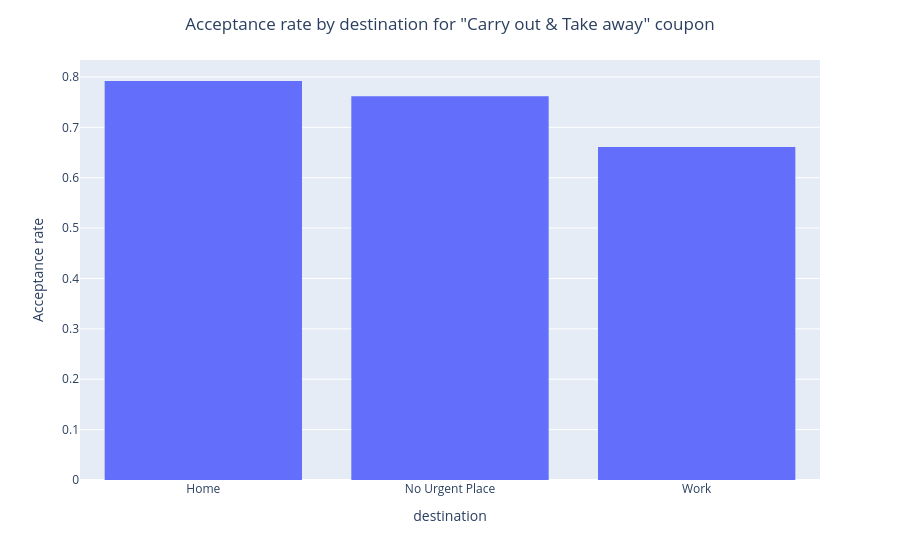
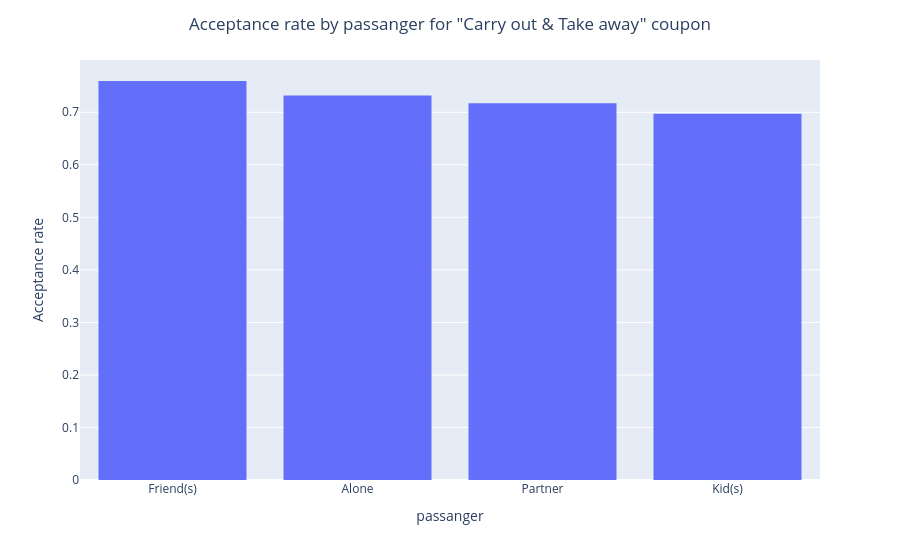
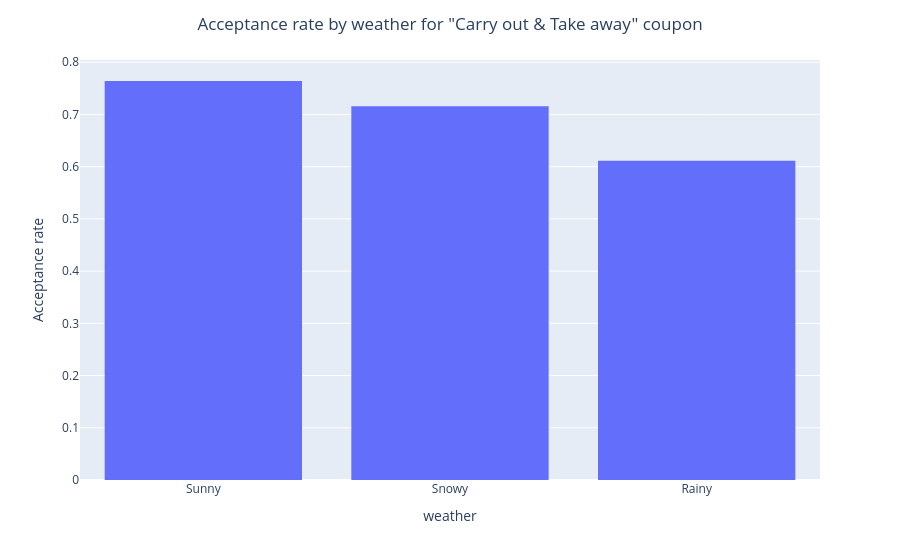
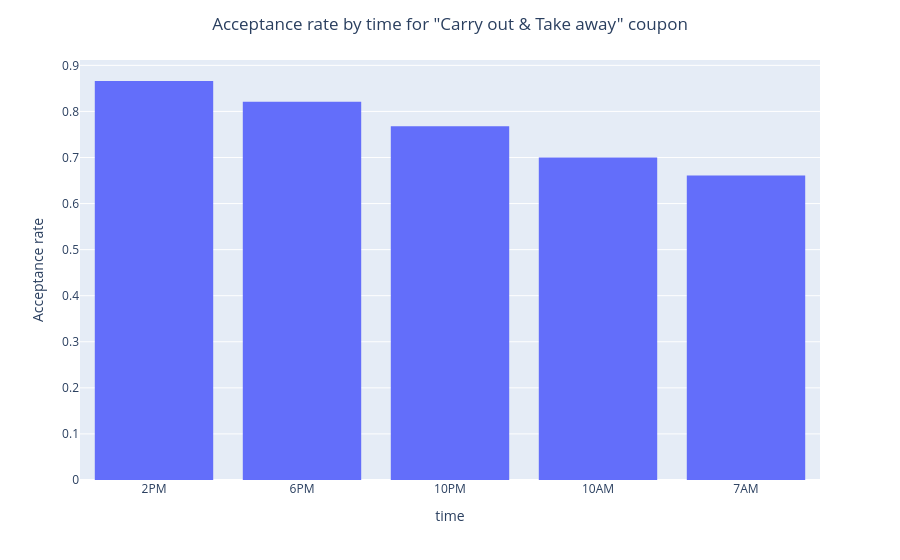

Notebook code cell kept with these figures, in order:
### Code cell
# 1) We create a new DataFrame that contains just the "Carry out & Take away" coupons.
data_carry = data.query('coupon == "Carry out & Take away"')
data_carry.head()

# 2) What proportion of "Carry out & Take away" coupons were accepted?
data_carry['Y'].value_counts(normalize = True)
#The proportion of "Carry out & Take away" coupons which were accepted is about 74%

# 3) Compare the acceptance rate between those who buys takeaway food 3 or fewer times a month to those who buys more.
data_carry.groupby(data_carry['CarryAway'].isin(['1~3','less1', 'never']))['Y'].value_counts(normalize = True)
# we see that the acceptance rate of those who buys takeaway food 3 or fewer times a month is about 72%
# and the acceptance rate of those who buys more is about 75%
# so the acceptance rate of those who buys takeaway food 3 or fewer times a month is about the same to those who buys more

# 4) Compare the acceptance rate of those who buys takeaway food depending on each categorical column
categorical_columns = data_carry.select_dtypes(include=['object', 'category']).columns
# we create an histogram of the acceptance rate by each of the categorical column
for col in categorical_columns:
    if col not in ['coupon']:  
        data_carry_col = data_carry.groupby([col])['Y'].value_counts(normalize = True).to_frame(name='acceptance rate').reset_index().sort_values(by = 'acceptance rate', ascending = False).query('Y == 1')
        plt_col = px.histogram(data_carry_col, x = col, y = 'acceptance rate', nbins = 10)
        plt_col.update_layout(title=f'Acceptance rate by {col} for "Carry out & Take away" coupon', yaxis_title="Acceptance rate", title_x = 0.5)
        plt_col.show()
        plt_col.write_html(f'data\\Acceptance rate by {col} for Carry out & Take away coupon.html')
# we noticed that the acceptance rate of the "Carry out & Take away" coupons is higher : 
# - for drivers who go home or to no urgent place
# - for drivers who don't travel with kid(s)
# - during Sunny or Snowy weather
# - around 2 PM and 6 PM
# - when the coupon expires before 1 day
# - for male drivers
# - for drivers who are 50 years old or more
# - for widowed drivers
# - for drivers with lower level of education or with lower income
# - for drivers in the occupation of : Building & grounds cleaning & maintenance, protective services, construction & extraction, healthcare practitioners & technical
# - for drivers who don't go more than 8 times a month to Bars or Coffehouses
# - for drivers who never buy takeaway food or never go to cheap restaurants

### Figure 1 — Plotly figure (JSON) as saved in the notebook; plotly's stock layout.template omitted (floating-point values rounded to 4 significant figures)
{"data": [{"alignmentgroup": "True", "bingroup": "x", "histfunc": "sum", "hovertemplate": "destination=%{x}<br>sum of acceptance rate=%{y}<extra></extra>", "legendgroup": "", "marker": {"color": "#636efa", "pattern": {"shape": ""}}, "name": "", "nbinsx": 10, "offsetgroup": "", "orientation": "v", "showlegend": false, "type": "histogram", "x": ["Home", "No Urgent Place", "Work"], "xaxis": "x", "y": [0.7919, 0.7615, 0.6612], "yaxis": "y"}], "layout": {"autosize": true, "barmode": "relative", "legend": {"tracegroupgap": 0}, "margin": {"t": 60}, "title": {"text": "Acceptance rate by destination for \"Carry out & Take away\" coupon", "x": 0.5}, "xaxis": {"anchor": "y", "autorange": true, "domain": [0, 1], "range": [-0.5, 2.5], "title": {"text": "destination"}, "type": "category"}, "yaxis": {"anchor": "x", "autorange": true, "domain": [0, 1], "range": [0, 0.8336], "title": {"text": "Acceptance rate"}, "type": "linear"}}}

### Figure 2 — Plotly figure (JSON) as saved in the notebook; plotly's stock layout.template omitted (floating-point values rounded to 4 significant figures)
{"data": [{"alignmentgroup": "True", "bingroup": "x", "histfunc": "sum", "hovertemplate": "passanger=%{x}<br>sum of acceptance rate=%{y}<extra></extra>", "legendgroup": "", "marker": {"color": "#636efa", "pattern": {"shape": ""}}, "name": "", "nbinsx": 10, "offsetgroup": "", "orientation": "v", "showlegend": false, "type": "histogram", "x": ["Friend(s)", "Alone", "Partner", "Kid(s)"], "xaxis": "x", "y": [0.7595, 0.7319, 0.7174, 0.6972], "yaxis": "y"}], "layout": {"autosize": true, "barmode": "relative", "legend": {"tracegroupgap": 0}, "margin": {"t": 60}, "title": {"text": "Acceptance rate by passanger for \"Carry out & Take away\" coupon", "x": 0.5}, "xaxis": {"anchor": "y", "autorange": true, "domain": [0, 1], "range": [-0.5, 3.5], "title": {"text": "passanger"}, "type": "category"}, "yaxis": {"anchor": "x", "autorange": true, "domain": [0, 1], "range": [0, 0.7995], "title": {"text": "Acceptance rate"}, "type": "linear"}}}

### Figure 3 — Plotly figure (JSON) as saved in the notebook; plotly's stock layout.template omitted (floating-point values rounded to 4 significant figures)
{"data": [{"alignmentgroup": "True", "bingroup": "x", "histfunc": "sum", "hovertemplate": "weather=%{x}<br>sum of acceptance rate=%{y}<extra></extra>", "legendgroup": "", "marker": {"color": "#636efa", "pattern": {"shape": ""}}, "name": "", "nbinsx": 10, "offsetgroup": "", "orientation": "v", "showlegend": false, "type": "histogram", "x": ["Sunny", "Snowy", "Rainy"], "xaxis": "x", "y": [0.7641, 0.7158, 0.6113], "yaxis": "y"}], "layout": {"autosize": true, "barmode": "relative", "legend": {"tracegroupgap": 0}, "margin": {"t": 60}, "title": {"text": "Acceptance rate by weather for \"Carry out & Take away\" coupon", "x": 0.5}, "xaxis": {"anchor": "y", "autorange": true, "domain": [0, 1], "range": [-0.5, 2.5], "title": {"text": "weather"}, "type": "category"}, "yaxis": {"anchor": "x", "autorange": true, "domain": [0, 1], "range": [0, 0.8043], "title": {"text": "Acceptance rate"}, "type": "linear"}}}

### Figure 4 — Plotly figure (JSON) as saved in the notebook; plotly's stock layout.template omitted (floating-point values rounded to 4 significant figures)
{"data": [{"alignmentgroup": "True", "bingroup": "x", "histfunc": "sum", "hovertemplate": "time=%{x}<br>sum of acceptance rate=%{y}<extra></extra>", "legendgroup": "", "marker": {"color": "#636efa", "pattern": {"shape": ""}}, "name": "", "nbinsx": 10, "offsetgroup": "", "orientation": "v", "showlegend": false, "type": "histogram", "x": ["2PM", "6PM", "10PM", "10AM", "7AM"], "xaxis": "x", "y": [0.866, 0.8208, 0.7677, 0.7, 0.6612], "yaxis": "y"}], "layout": {"autosize": true, "barmode": "relative", "legend": {"tracegroupgap": 0}, "margin": {"t": 60}, "title": {"text": "Acceptance rate by time for \"Carry out & Take away\" coupon", "x": 0.5}, "xaxis": {"anchor": "y", "autorange": true, "domain": [0, 1], "range": [-0.5, 4.5], "title": {"text": "time"}, "type": "category"}, "yaxis": {"anchor": "x", "autorange": true, "domain": [0, 1], "range": [0, 0.9116], "title": {"text": "Acceptance rate"}, "type": "linear"}}}
